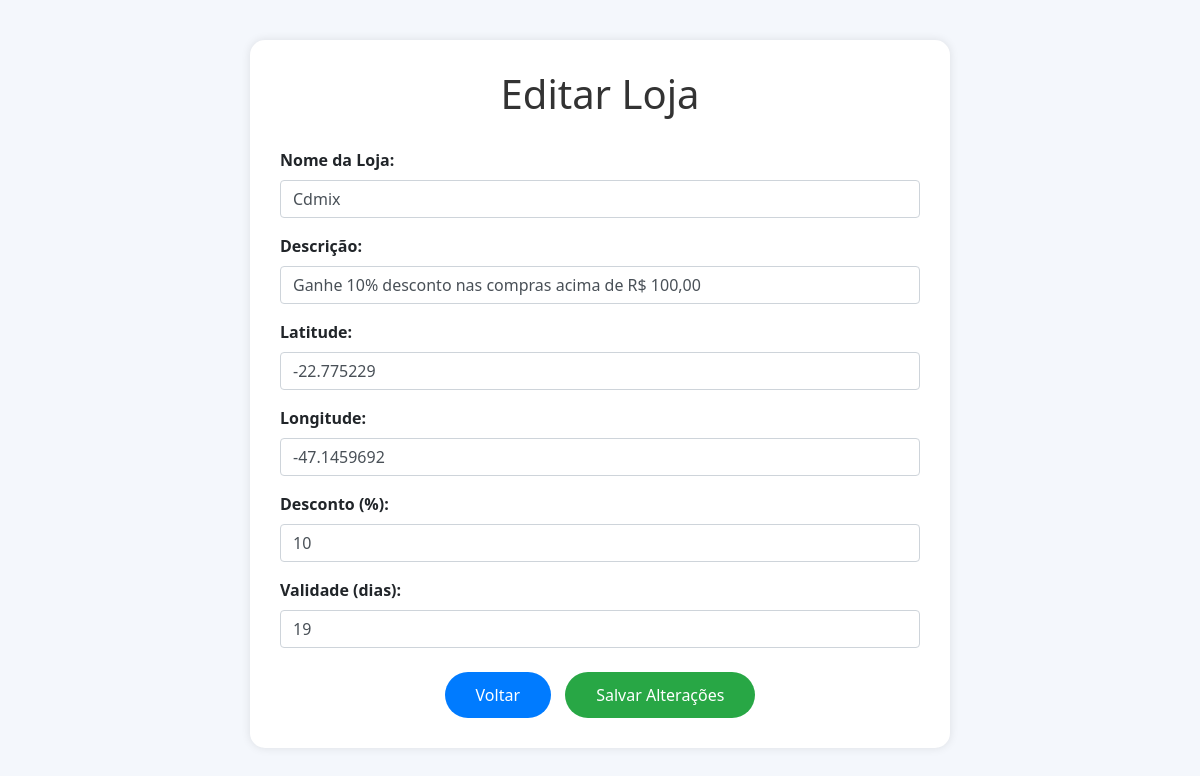
Screenshot of /editar_loja/1 with the database file from the repository.
### tables this page shows
CREATE TABLE lojas (
            id INTEGER PRIMARY KEY AUTOINCREMENT,
            nome TEXT NOT NULL,
            descricao TEXT NOT NULL,
            latitude REAL NOT NULL,
            longitude REAL NOT NULL,
            desconto INTEGER NOT NULL,
            data_criacao TEXT NOT NULL,
            validade_dias INTEGER NOT NULL
        );

### app.py (the view)
@app.route('/editar_loja/<int:loja_id>', methods=['GET'])
def editar_loja(loja_id):
    conn = sqlite3.connect('lojas.db')
    cursor = conn.cursor()
    cursor.execute('SELECT id, nome, descricao, latitude, longitude, desconto, validade_dias FROM lojas WHERE id = ?', (loja_id,))
    loja = cursor.fetchone()
    conn.close()
    if loja:
        return render_template('editar_loja.html', loja=loja)
    else:
        return "Loja não encontrada", 404

### templates/editar_loja.html (shortened to what this page needs)
<!DOCTYPE html>
<html lang="pt-br">
<head>
    <link rel="stylesheet" href="https://cdnjs.cloudflare.com/ajax/libs/font-awesome/5.15.4/css/all.min.css">
    <link rel="stylesheet" href="https://cdnjs.cloudflare.com/ajax/libs/bootstrap/4.5.2/css/bootstrap.min.css">
</head>
<body>
<div class="container">
    <h1>Editar Loja</h1>
    <form method="POST" action="/atualizar_loja/{{ loja[0] }}">
        <div class="form-group">
            <label for="nome">Nome da Loja:</label>
            <input type="text" class="form-control" id="nome" name="nome" value="{{ loja[1] }}" required>
        </div>
        <div class="form-group">
            <label for="descricao">Descrição:</label>
            <input type="text" class="form-control" id="descricao" name="descricao" value="{{ loja[2] }}" required>
        </div>
        <div class="form-group">
            <label for="latitude">Latitude:</label>
            <input type="text" class="form-control" id="latitude" name="latitude" value="{{ loja[3] }}" required>
        </div>
        <div class="form-group">
            <label for="longitude">Longitude:</label>
            <input type="text" class="form-control" id="longitude" name="longitude" value="{{ loja[4] }}" required>
        </div>
        <div class="form-group">
            <label for="desconto">Desconto (%):</label>
            <input type="number" class="form-control" id="desconto" name="desconto" value="{{ loja[5] }}" required>
        </div>
        <div class="form-group">
            <label for="validade_dias">Validade (dias):</label>
            <input type="number" class="form-control" id="validade_dias" name="validade_dias" value="{{ loja[6] }}" required>
        </div>
        <div class="text-center mt-4">
            <a href="/admin" class="btn btn-back">Voltar</a>
            <button type="submit" class="btn btn-save">Salvar Alterações</button>
        </div>
    </form>
</div>
</body>
</html>

### templates/editar_loja.html (style rules this page uses)
body { background-color: #f4f7fc; font-family: 'Segoe UI', Tahoma, Geneva, Verdana, sans-serif; }
.container { max-width: 700px; margin: 40px auto; background: white; padding: 30px; border-radius: 15px; box-shadow: 0 0 10px rgba(0, 0, 0, 0.1); }
h1 { text-align: center; color: #333; margin-bottom: 30px; }
.form-group label { font-weight: bold; }
.btn-save { background-color: #28a745; color: white; border-radius: 25px; padding: 10px 30px; }
.btn-back { background-color: #007bff; color: white; border-radius: 25px; padding: 10px 30px; margin-right: 10px; }

### rows the page displays
lojas: nome "Cdmix", descricao "Ganhe 10% desconto nas compras acima de R$ 100,00", latitude "-22.775229", longitude "-47.1459692", desconto "10", validade_dias "19"
